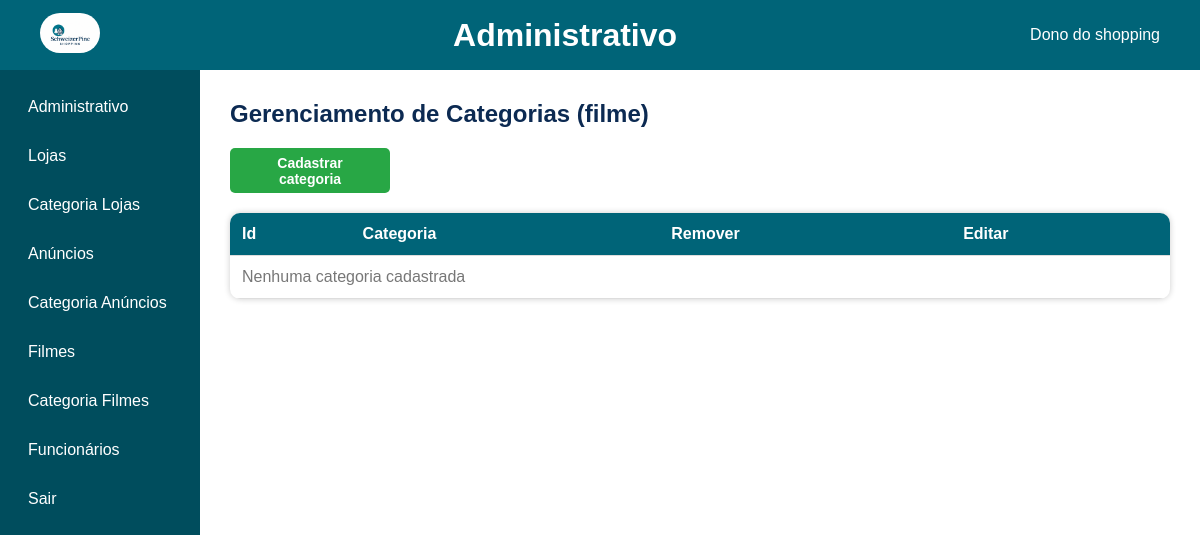
/src/view/administrativo/filme/categoria/categoria-filme-dashboard.php (signed in), run on an earlier commit of the app's database.
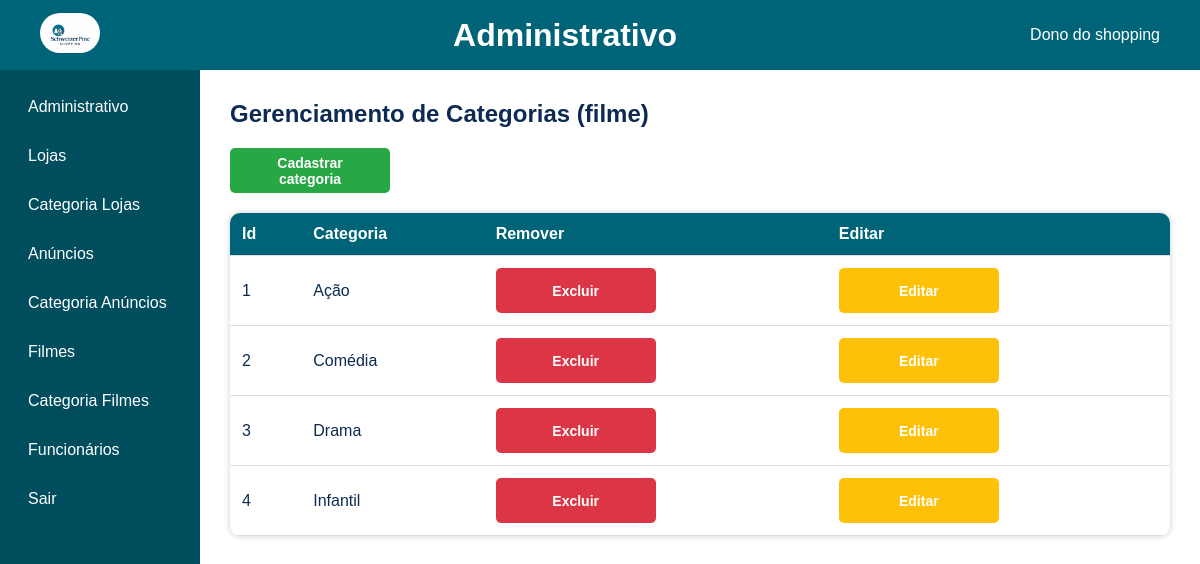
And on a later commit of the database.
### tables this page shows
create table tbUsuario
(
    id    int auto_increment,
    nome  varchar(50)         not null,
    email varchar(255) unique not null,
    senha varchar(100)        not null,
    cpf   char(11) unique     not null,
    cargo varchar(30),
    constraint pkUsuario primary key (id)
);

create table tbCategoriaFilme
(
    id        int auto_increment,
    categoria varchar(30) not null,
    constraint pkCategoriaFilme primary key (id)
);

### src/model/repositorio/UsuarioRepositorio.php (called while the page is built, shortened)
<?php
require_once __DIR__ . '/../usuario/Usuario.php';
class UsuarioRepositorio
{
    private PDO $pdo;
    public function __construct(PDO $pdo)
    {
        $this->pdo = $pdo;
    }
    private function formarObjeto(array $dados): Usuario
    {
        return new Usuario(
            $dados["id"] ?? null,
            $dados["nome"] ?? '',
            $dados["email"] ?? '',
            $dados["senha"] ?? '',
            $dados["cpf"] ?? '',
            Cargo::from($dados["cargo"]) ?? null);
    }
    public function buscarPorEmail($email): ?Usuario
    {
        $stmt = $this->pdo->prepare("select tbUsuario.id, tbUsuario.nome, tbUsuario.email, tbUsuario.senha,
            tbUsuario.cpf, tbUsuario.cargo from tbUsuario where email = :email limit 1");
        $stmt->bindParam(':email', $email);
        $stmt->execute();
        $dados = $stmt->fetch();
        return $dados ? $this->formarObjeto($dados) : null;
    }
}

### src/model/usuario/Usuario.php (called while the page is built, shortened)
<?php
class Usuario
{
    private string $nome;
    private Cargo $cargo;
    public function __construct(int $id, string $nome, string $email, string $senha, string $cpf, Cargo $cargo)
    {
        $this->nome = $nome;
        $this->cargo = $cargo;
    }
    public function getNome(): string
    {
        return $this->nome;
    }
    public function getCargo(): Cargo
    {
        return $this->cargo;
    }
}

### src/view/administrativo/filme/categoria/categoria-filme-dashboard.php (the view, shortened to what this page needs)
<?php
require_once __DIR__ . '/../../../../model/repositorio/UsuarioRepositorio.php';
require_once __DIR__ . '/../../../../controller/conexao-bd.php';
$categorias = [];
if (empty($categorias)) {
    try {
        $stmt = $pdo->query("SELECT id, categoria FROM tbcategoriafilme ORDER BY categoria");
        $fetched = $stmt->fetchAll(PDO::FETCH_ASSOC);
        if (is_array($fetched) && count($fetched) > 0) {
            $categorias = $fetched;
        }
    } catch (Throwable $e) {
        error_log("Falha ao carregar categorias de filme via PDO: " . $e->getMessage());
    }
}
?>
<!DOCTYPE html>
<html lang="pt-BR">
<head>
    <link rel="stylesheet" href="/SistemaShopping_web1/css/crud-tabela.css">
</head>
<body>
<?php include('../../menu.php') ?>
<?php include('../../sidebar.php') ?>
<main class="conteudo">
    <h2>Gerenciamento de Categorias (filme)</h2>
    <div class="acoes">
        <a href="cadastrar-categoria.php" class="btn-cadastrar">Cadastrar categoria</a>
    </div>
    <table class="tabela">
        <thead>
        <tr>
            <th>Id</th>
            <th>Categoria</th>
            <th>Remover</th>
            <th>Editar</th>
        </tr>
        </thead>
        <tbody>
        <?php if (count($categorias) == 0) : ?>
            <tr>
                <td colspan="4" class="sem-dados">Nenhuma categoria cadastrada</td>
            </tr>
        <?php else: ?>
            <?php foreach ($categorias as $categoria) : ?>
                <tr>
                    <td><?php echo htmlspecialchars($categoria['id']) ?></td>
                    <td><?php echo htmlspecialchars($categoria['categoria']) ?></td>
                    <td>
                        <form action="/SistemaShopping_web1/src/controller/exclusao/excluir-categoria-filme.php" method="post">
                            <input type="submit" class="botao-excluir" value="Excluir">
                        </form>
                    </td>
                    <td>
                        <form action="editar-categoria.php" method="get">
                            <input type="submit" class="btn-editar" value="Editar">
                        </form>
                    </td>
                </tr>
            <?php endforeach; ?>
        <?php endif; ?>
        </tbody>
    </table>
</main>
</body>
</html>

### src/view/administrativo/menu.php (shortened to what this page needs)
<?php
require_once __DIR__ . '/../../model/repositorio/UsuarioRepositorio.php';
require_once __DIR__ . '/../../controller/conexao-bd.php';
$usuario_logado = $_SESSION['usuario'] ?? null;
$usuario = (new UsuarioRepositorio($pdo))->buscarPorEmail($usuario_logado);
?>
<!DOCTYPE html>
<html lang="pt-BR">
<head>
    <link rel="stylesheet" href="/SistemaShopping_web1/css/crud-tabela.css">
</head>
<header class="topbar">
    <div class="logo-header">
        <a href="/SistemaShopping_web1/index.php"><img src="/SistemaShopping_web1/img/logoShopping.png" alt="Logo Shopping"></a>
    </div>
    <h1>Administrativo</h1>
    <div class="usuario-info">
        <span><?php echo htmlspecialchars($usuario->getNome()); ?></span>
    </div>
</header>
</html>

### src/view/administrativo/sidebar.php (shortened to what this page needs)
<?php
require_once __DIR__ . '/../../model/repositorio/UsuarioRepositorio.php';
require_once __DIR__ . '/../../controller/conexao-bd.php';
$usuario_logado = $_SESSION['usuario'] ?? null;
$usuario = (new UsuarioRepositorio($pdo))->buscarPorEmail($usuario_logado);
$cargo = $usuario->getCargo();
?>
<!DOCTYPE html>
<html lang="pt-BR">
<head>
    <link rel="stylesheet" href="/SistemaShopping_web1/css/crud-tabela.css">
</head>
<aside class="sidebar">
    <ul>
        <a href="/SistemaShopping_web1/src/view/administrativo/administrativo.php">Administrativo</a>
        <?php if ($cargo == Cargo::Administrador || $cargo == Cargo::Lojista): ?>
            <a href="/SistemaShopping_web1/src/view/administrativo/loja/loja-dashboard.php">Lojas</a>
            <a href="/SistemaShopping_web1/src/view/administrativo/loja/categoria/categoria-loja-dashboard.php">Categoria Lojas</a>
        <?php endif;
        if ($cargo == Cargo::Administrador || $cargo == Cargo::Gerenciador_anuncio): ?>
            <a href="/SistemaShopping_web1/src/view/administrativo/anuncio/anuncio-dashboard.php">Anúncios</a>
            <a href="/SistemaShopping_web1/src/view/administrativo/anuncio/categoria/categoria-anuncio-dashboard.php">Categoria Anúncios</a>
        <?php endif;
        if ($cargo == Cargo::Administrador || $cargo == Cargo::Funcionario_cinema): ?>
            <a href="/SistemaShopping_web1/src/view/administrativo/filme/filme-dashboard.php">Filmes</a>
            <a href="/SistemaShopping_web1/src/view/administrativo/filme/categoria/categoria-filme-dashboard.php">Categoria Filmes</a>
        <?php endif; ?>
        <a href="/SistemaShopping_web1/src/view/administrativo/usuario/usuarios-dashboard.php">Funcionários</a>
        <a href="/SistemaShopping_web1/src/controller/autenticacao/logout.php">Sair</a>
    </ul>
</aside>
</html>

### css/crud-tabela.css (style rules this page uses)
* { margin: 0; padding: 0; box-sizing: border-box; font-family: "Arial", sans-serif; }
body { background: #fff; color: #0c2a52; display: flex; flex-direction: column; }
.topbar { background: #006478; color: white; display: flex; justify-content: space-between; align-items: center; padding: 15px 40px; }
.logo-header img { height: 40px; border-radius: 30px; }
.sidebar { background: #004d5d; padding: 20px; width: 200px; min-height: 100vh; position: fixed; top: 70px; left: 0; display: flex; flex-direction: column; }
.sidebar ul { list-style: none; display: flex; flex-direction: column; gap: 15px; }
.sidebar a { color: white; text-decoration: none; padding: 8px; border-radius: 8px; transition: background 0.3s; }
.conteudo { margin-left: 240px; padding: 30px; }
h2 { color: #0c2a52; margin-bottom: 20px; }
.acoes { display: flex; justify-content: flex-start; gap: 15px; margin: 20px 0; }
.btn-cadastrar, .btn-relatorio { display: inline-flex; justify-content: center; align-items: center; color: white; padding: 12px 20px; border: none; border-radius: 5px; cursor: pointer; font-size: 14px; font-weight: bold; text-decoration: none; transition: all 0.3s ease; width: 160px; height: 45px; text-align: center; }
.btn-cadastrar, input[type="submit"].btn-cadastrar { background-color: #28a745 !important; }
.tabela { width: 100%; border-collapse: collapse; background: white; box-shadow: 0 0 6px rgba(0, 0, 0, 0.2); border-radius: 10px; overflow: hidden; }
.tabela th, .tabela td { padding: 12px; text-align: left; border-bottom: 1px solid #ddd; max-width: 300px; white-space: nowrap; overflow: hidden; text-overflow: ellipsis; }
.tabela th { background: #006478; color: white; }
.botao-excluir, .btn-editar { display: inline-flex; justify-content: center; align-items: center; color: white; padding: 12px 20px; border: none; border-radius: 5px; cursor: pointer; font-size: 14px; font-weight: bold; text-decoration: none; transition: all 0.3s ease; width: 160px; height: 45px; text-align: center; }
.botao-excluir { background-color: #dc3545; }
.btn-editar { background-color: #ffc107; color: #ffffff; }
body { background: #fff; color: #0c2a52; }
header { background: #006478; color: white; display: flex; justify-content: space-between; align-items: center; padding: 15px 40px; }
form { display: flex; flex-direction: column; }
.topbar { background: #006478; color: white; display: flex; justify-content: space-between; align-items: center; padding: 15px 40px; height: 70px; position: fixed; top: 0; left: 0; width: 100%; z-index: 1000; }
.sidebar { background: #004d5d; padding: 20px; width: 200px; height: calc(100vh - 70px); position: fixed; top: 70px; left: 0; display: flex; flex-direction: column; overflow-y: auto; }
.conteudo { margin-top: 70px; margin-left: 200px; padding: 30px; }
.sem-dados { text-align: center; color: #777; padding: 20px; }

What changed in the data, as far as the page shows it:
added tbcategoriafilme: id "1", categoria "Ação"
added tbcategoriafilme: id "2", categoria "Comédia"
added tbcategoriafilme: id "3", categoria "Drama"
added tbcategoriafilme: id "4", categoria "Infantil"
Also different on the page:
text no longer shown: "Nenhuma categoria cadastrada"
